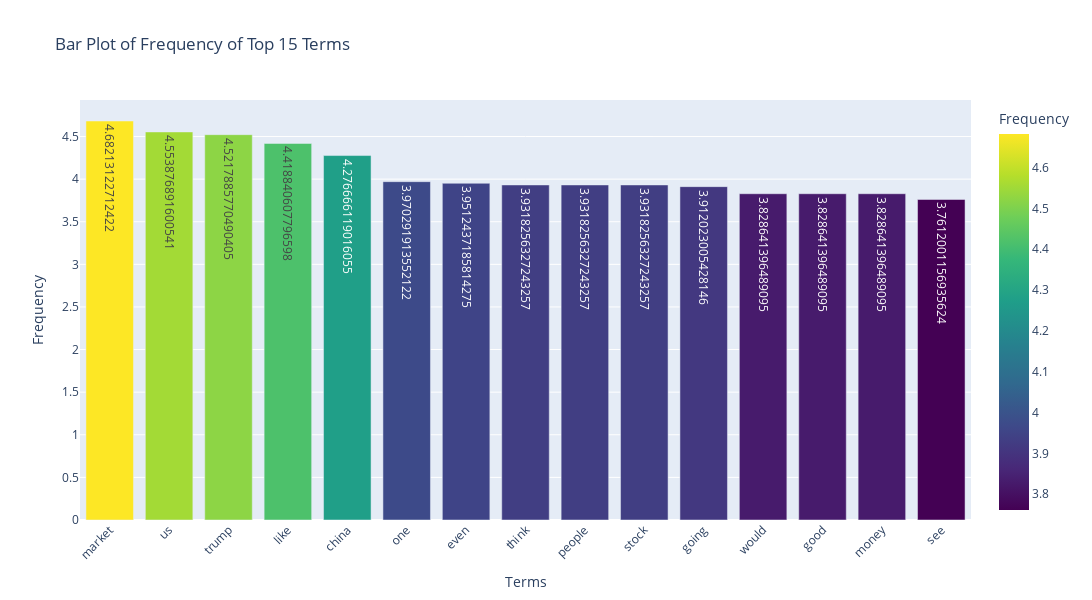

Notebook code for this chart:
### Code cell
# Get total frequency of each term across all documents
term_frequency = np.asarray(df_counts.sum(axis=0))[0]
top_n = 15

term_frequency_log = [math.log(i) for i in term_frequency]

term_frequency_log = np.array(term_frequency_log)

# Find indices of top 15 most frequent terms
top_indices = term_frequency.argsort()[-top_n:][::-1]

# Create DataFrame with top terms and their frequencies
df_terms = pd.DataFrame({
    'Term': count_vect.get_feature_names_out()[top_indices],
    'Frequency': term_frequency_log[top_indices]
})

# Print top terms (optional)
print(df_terms.to_string())

# Create interactive bar chart
fig = px.bar(
    df_terms,
    x='Term',
    y='Frequency',
    title=f'Bar Plot of Frequency of Top {top_n} Terms',
    labels={'Term': 'Terms', 'Frequency': 'Frequency'},
    color='Frequency',               # Color bars by frequency
    color_continuous_scale='Viridis',
    text='Frequency'                 # Show count on each bar
)

# Improve layout
fig.update_layout(
    xaxis_tickangle=-45,   # Rotate x-axis labels
    height=600,
    width=1200
)

# Customize hover tooltip
fig.update_traces(
    hovertemplate="<b>%{x}</b><br>Frequency: %{y}<extra></extra>"
)

fig.show()

### Figure 1 — Plotly figure (JSON) as saved in the notebook; plotly's stock layout.template omitted (floating-point values rounded to 4 significant figures)
{"data": [{"hovertemplate": "<b>%{x}</b><br>Frequency: %{y}<extra></extra>", "legendgroup": "", "marker": {"color": [4.682, 4.554, 4.522, 4.419, 4.277, 3.97, 3.951, 3.932, 3.932, 3.932, 3.912, 3.829, 3.829, 3.829, 3.761], "coloraxis": "coloraxis", "pattern": {"shape": ""}}, "name": "", "orientation": "v", "showlegend": false, "text": [4.682, 4.554, 4.522, 4.419, 4.277, 3.97, 3.951, 3.932, 3.932, 3.932, 3.912, 3.829, 3.829, 3.829, 3.761], "textposition": "auto", "type": "bar", "x": ["market", "us", "trump", "like", "china", "one", "even", "think", "people", "stock", "going", "would", "good", "money", "see"], "xaxis": "x", "y": [4.682, 4.554, 4.522, 4.419, 4.277, 3.97, 3.951, 3.932, 3.932, 3.932, 3.912, 3.829, 3.829, 3.829, 3.761], "yaxis": "y"}], "layout": {"barmode": "relative", "coloraxis": {"colorbar": {"title": {"text": "Frequency"}}, "colorscale": [[0, "#440154"], [0.1111, "#482878"], [0.2222, "#3e4989"], [0.3333, "#31688e"], [0.4444, "#26828e"], [0.5556, "#1f9e89"], [0.6667, "#35b779"], [0.7778, "#6ece58"], [0.8889, "#b5de2b"], [1, "#fde725"]]}, "height": 600, "legend": {"tracegroupgap": 0}, "title": {"text": "Bar Plot of Frequency of Top 15 Terms"}, "width": 1200, "xaxis": {"anchor": "y", "domain": [0, 1], "tickangle": -45, "title": {"text": "Terms"}}, "yaxis": {"anchor": "x", "domain": [0, 1], "title": {"text": "Frequency"}}}}
